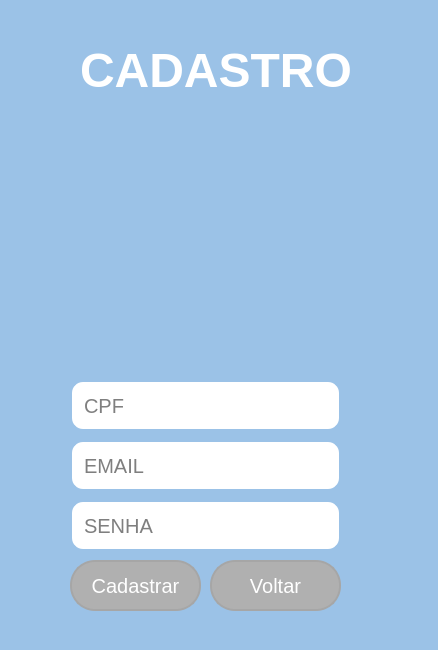
<?xml version="1.0" encoding="UTF-8"?>
<ui version="4.0">
 <class>MainWindow</class>
 <widget class="QMainWindow" name="MainWindow">
  <property name="geometry">
   <rect>
    <x>0</x>
    <y>0</y>
    <width>438</width>
    <height>650</height>
   </rect>
  </property>
  <property name="windowTitle">
   <string>MainWindow</string>
  </property>
  <property name="styleSheet">
   <string notr="true">background-color: rgb(155, 194, 231);</string>
  </property>
  <widget class="QWidget" name="centralwidget">
   <widget class="QLineEdit" name="lineEdit">
    <property name="geometry">
     <rect>
      <x>70</x>
      <y>380</y>
      <width>271</width>
      <height>51</height>
     </rect>
    </property>
    <property name="font">
     <font>
      <pointsize>15</pointsize>
     </font>
    </property>
    <property name="styleSheet">
     <string notr="true">QLineEdit{
	background-color: rgb(255, 255, 255);
	border: 2px solid rgb(155, 194, 231);
	border-radius: 13px;
	padding: 10px;
}
QLineEdit:hover{
	border: 2px solid rgb(255, 207, 0);
}

QLineEdit:focus{
	border: 2px solid rgb(255, 165, 0);
	color: rgb(0, 0, 0);
}
</string>
    </property>
    <property name="maxLength">
     <number>11</number>
    </property>
    <property name="placeholderText">
     <string>CPF</string>
    </property>
   </widget>
   <widget class="QLineEdit" name="lineEdit_2">
    <property name="geometry">
     <rect>
      <x>70</x>
      <y>440</y>
      <width>271</width>
      <height>51</height>
     </rect>
    </property>
    <property name="font">
     <font>
      <pointsize>15</pointsize>
     </font>
    </property>
    <property name="styleSheet">
     <string notr="true">QLineEdit{
	background-color: rgb(255, 255, 255);
	border: 2px solid rgb(155, 194, 231);
	border-radius: 13px;
	padding: 10px;
}
QLineEdit:hover{
	border: 2px solid rgb(255, 207, 0);
}

QLineEdit:focus{
	border: 2px solid rgb(255, 165, 0);
	color: rgb(0, 0, 0);
}
</string>
    </property>
    <property name="maxLength">
     <number>100</number>
    </property>
    <property name="placeholderText">
     <string>EMAIL</string>
    </property>
   </widget>
   <widget class="QLineEdit" name="lineEdit_3">
    <property name="geometry">
     <rect>
      <x>70</x>
      <y>500</y>
      <width>271</width>
      <height>51</height>
     </rect>
    </property>
    <property name="font">
     <font>
      <pointsize>15</pointsize>
     </font>
    </property>
    <property name="styleSheet">
     <string notr="true">QLineEdit{
	background-color: rgb(255, 255, 255);
	border: 2px solid rgb(155, 194, 231);
	border-radius: 13px;
	padding: 10px;
}
QLineEdit:hover{
	border: 2px solid rgb(255, 207, 0);
}

QLineEdit:focus{
	border: 2px solid rgb(255, 165, 0);
	color: rgb(0, 0, 0);
}
</string>
    </property>
    <property name="maxLength">
     <number>35</number>
    </property>
    <property name="echoMode">
     <enum>QLineEdit::Password</enum>
    </property>
    <property name="placeholderText">
     <string>SENHA</string>
    </property>
   </widget>
   <widget class="QPushButton" name="pushButton">
    <property name="geometry">
     <rect>
      <x>70</x>
      <y>560</y>
      <width>131</width>
      <height>51</height>
     </rect>
    </property>
    <property name="font">
     <font>
      <pointsize>15</pointsize>
     </font>
    </property>
    <property name="styleSheet">
     <string notr="true">QPushButton {	
	color: rgb(255, 255, 255);
	background-color: rgb(176, 176, 176);
	border: 2px solid rgb(166, 166, 166); 
	border-radius: 25px;
}

QPushButton:hover {
	background-color: rgb(166, 166, 166);
	border: 2px solid rgb(138, 138, 138); 
}

QPushButton:pressed {
	background-color: rgb(250, 230, 0);
	border: 2px solid rgb(255, 165, 24); 
}</string>
    </property>
    <property name="text">
     <string>Cadastrar</string>
    </property>
   </widget>
   <widget class="QLabel" name="label_2">
    <property name="geometry">
     <rect>
      <x>80</x>
      <y>20</y>
      <width>271</width>
      <height>101</height>
     </rect>
    </property>
    <property name="font">
     <font>
      <pointsize>36</pointsize>
      <weight>75</weight>
      <bold>true</bold>
     </font>
    </property>
    <property name="styleSheet">
     <string notr="true">color: rgb(255, 255, 255);</string>
    </property>
    <property name="text">
     <string>CADASTRO</string>
    </property>
   </widget>
   <widget class="QPushButton" name="pushButton_2">
    <property name="geometry">
     <rect>
      <x>210</x>
      <y>560</y>
      <width>131</width>
      <height>51</height>
     </rect>
    </property>
    <property name="font">
     <font>
      <pointsize>15</pointsize>
     </font>
    </property>
    <property name="styleSheet">
     <string notr="true">QPushButton {	
	color: rgb(255, 255, 255);
	background-color: rgb(176, 176, 176);
	border: 2px solid rgb(166, 166, 166); 
	border-radius: 25px;
}

QPushButton:hover {
	background-color: rgb(166, 166, 166);
	border: 2px solid rgb(138, 138, 138); 
}

QPushButton:pressed {
	background-color: rgb(250, 230, 0);
	border: 2px solid rgb(255, 165, 24); 
}</string>
    </property>
    <property name="text">
     <string>Voltar</string>
    </property>
   </widget>
   <widget class="QLabel" name="label">
    <property name="geometry">
     <rect>
      <x>80</x>
      <y>130</y>
      <width>211</width>
      <height>231</height>
     </rect>
    </property>
    <property name="text">
     <string/>
    </property>
    <property name="pixmap">
     <pixmap>imagens/astronalta lua.png</pixmap>
    </property>
   </widget>
  </widget>
  <widget class="QStatusBar" name="statusbar"/>
 </widget>
 <resources/>
 <connections/>
</ui>
